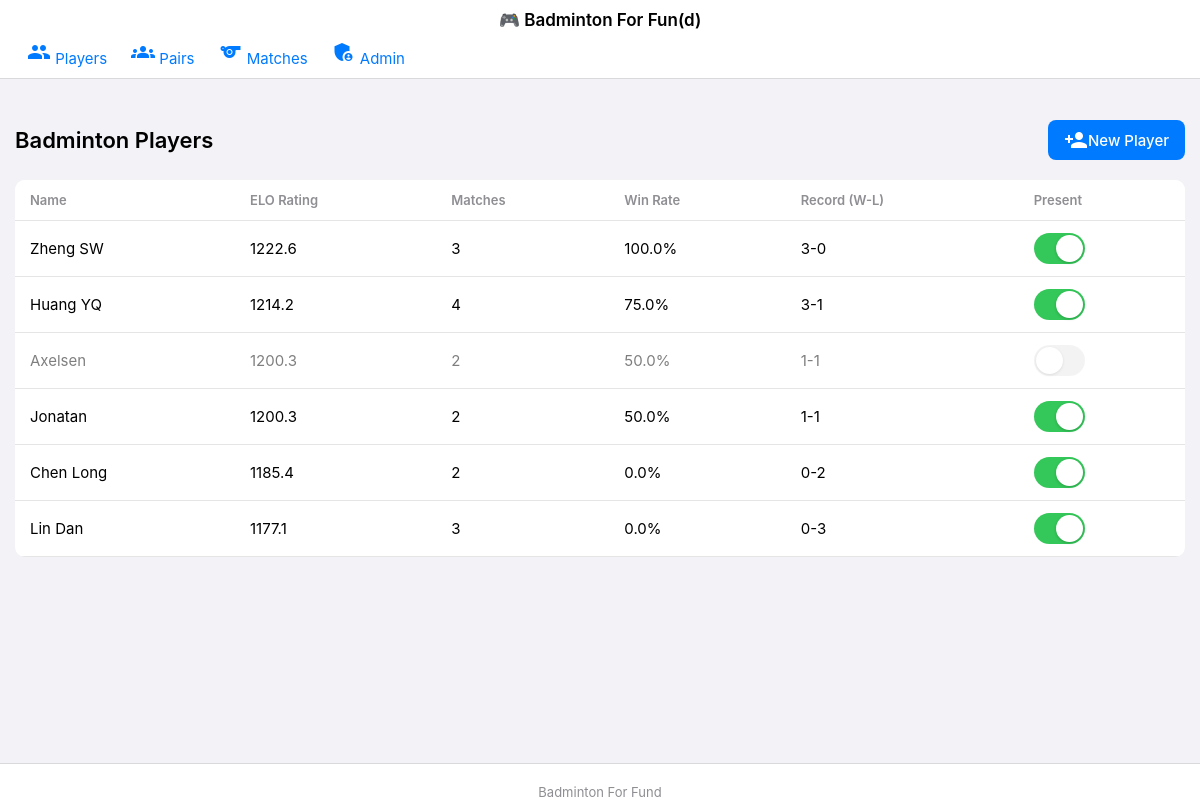
The page /players on the database its author committed.
### app.py (models this page shows)
class Player(db.Model):
    id = db.Column(db.Integer, primary_key=True)
    name = db.Column(db.String(80), nullable=False, unique=True)
    sex = db.Column(db.Enum(Sex), nullable=False, default=Sex.U)
    join_date = db.Column(db.DateTime, default=datetime.utcnow)
    is_active = db.Column(db.Boolean, default=True)
    elo_rating = db.Column(db.Float, default=1200.0)

### app.py (the view)
@app.route('/')
@app.route('/players')
def players():
    try:
        players = Player.query.all()
        for player in players:
            player_pairs = Pair.query.filter(
                (Pair.player1_id == player.id) |
                (Pair.player2_id == player.id)
            ).all()
            pair_ids = [pair.id for pair in player_pairs]
            wins = DoubleMatch.query.filter(
                DoubleMatch.winner_pair_id.in_(pair_ids)
            ).count()
            total_matches = DoubleMatch.query.filter(
                (DoubleMatch.team1_pair_id.in_(pair_ids)) |
                (DoubleMatch.team2_pair_id.in_(pair_ids))
            ).count()
            player.wins = wins
            player.losses = total_matches - wins
            player.total_matches = total_matches
            player.win_rate = (wins / total_matches * 100) if total_matches > 0 else -1
        players = sorted(players,
                        key=lambda x: (x.elo_rating,  # 首先按ELO排序
                                     x.win_rate if x.win_rate >= 0 else float('-inf'),
                                     -x.total_matches),
                        reverse=True)
        template = 'ios/players.html' if is_ios() else 'players.html'
        return render_template(template, players=players)
    except Exception as e:
        flash(f"Error loading players: {str(e)}")
        template = 'ios/players.html' if is_ios() else 'players.html'
        return render_template(template, players=[])

### app.py (called while the page is built)
def is_ios():
    user_agent = request.headers.get('User-Agent', '').lower()
    return any(device in user_agent for device in ['iphone', 'ipad'])

@app.context_processor
def utility_processor():
    return dict(is_ios=is_ios)

### templates/players.html (shortened to what this page needs)
{% extends "base.html" %}
{% block content %}
<div class="header">
    <h1>Badminton Players</h1>
    <a href="{{ url_for('add_player') }}" class="btn-add">
        <span class="material-icons">person_add</span>
        New Player
    </a>
</div>
{% if players %}
    <div class="table-container">
        <table class="table">
            <thead>
                <tr>
                    <th>Name</th>
                    <th>ELO Rating</th>
                    <th>Matches</th>
                    <th>Win Rate</th>
                    <th>Record (W-L)</th>
                    <th>Present</th>
                </tr>
            </thead>
            <tbody>
                {% for player in players %}
                <tr class="{% if not player.is_active %}inactive-player{% endif %}">
                    <td>{{ player.name }}</td>
                    <td>{{ "%.1f"|format(player.elo_rating) }}</td>
                    <td>{{ player.total_matches }}</td>
                    <td>
                        {% if player.win_rate >= 0 %}
                            {{ "%.1f"|format(player.win_rate) }}%
                        {% else %}
                            N/A
                        {% endif %}
                    </td>
                    <td>{{ player.wins }}-{{ player.losses }}</td>
                    <td>
                        <label class="toggle">
                            <span class="toggle-slider"></span>
                        </label>
                    </td>
                </tr>
                {% endfor %}
            </tbody>
        </table>
    </div>
{% endif %}
{% endblock %}

### static/style.css (style rules this page uses)
:root { --primary-color: #007AFF; --success-color: #34C759; --danger-color: #FF3B30; --background-color: #F2F2F7; --card-background: #FFFFFF; --text-color: #000000; --text-secondary: #8E8E93; }
body { margin: 0; padding: 0; font-family: -apple-system, BlinkMacSystemFont, sans-serif; background: var(--background-color); color: var(--text-color); -webkit-font-smoothing: antialiased; }
.table-container { background: var(--card-background); border-radius: 10px; margin: 10px 0; overflow-x: auto; -webkit-overflow-scrolling: touch; }
table { width: 100%; border-collapse: collapse; }
th { background: var(--card-background); padding: 12px 15px; text-align: left; font-weight: 600; font-size: 13px; color: var(--text-secondary); border-bottom: 1px solid rgba(0,0,0,0.1); }
td { padding: 12px 15px; border-bottom: 1px solid rgba(0,0,0,0.1); font-size: 15px; }
.btn-add { background: var(--primary-color); color: white; padding: 8px 16px; border-radius: 8px; text-decoration: none; display: inline-flex; align-items: center; font-size: 15px; font-weight: 500; }
.toggle { position: relative; display: inline-block; width: 51px; height: 31px; }
.toggle-slider { position: absolute; cursor: pointer; top: 0; left: 0; right: 0; bottom: 0; background-color: #E9E9EA; transition: .4s; border-radius: 31px; }
.toggle-slider:before { position: absolute; content: ""; height: 27px; width: 27px; left: 2px; bottom: 2px; background-color: white; transition: .4s; border-radius: 50%; box-shadow: 0 1px 3px rgba(0,0,0,0.2); }
.toggle input:checked + .toggle-slider { background-color: var(--success-color); }
.toggle input:checked + .toggle-slider:before { transform: translateX(20px); }
.header { display: flex; justify-content: space-between; align-items: center; margin-bottom: 20px; }
.header h1 { font-size: 22px; font-weight: 600; margin: 0; }
.inactive-player { opacity: 0.5; }

### rows shown on the page
Player: name "Zheng SW", elo_rating "1222.6", total_matches "3", win_rate "100.0", wins "3", losses "0"
Player: name "Huang YQ", elo_rating "1214.2", total_matches "4", win_rate "75.0", wins "3", losses "1"
Player: name "Axelsen", elo_rating "1200.3", total_matches "2", win_rate "50.0", wins "1", losses "1"
Player: name "Jonatan", elo_rating "1200.3", total_matches "2", win_rate "50.0", wins "1", losses "1"
Player: name "Chen Long", elo_rating "1185.4", total_matches "2", win_rate "0.0", wins "0", losses "2"
Player: name "Lin Dan", elo_rating "1177.1", total_matches "3", win_rate "0.0", wins "0", losses "3"
